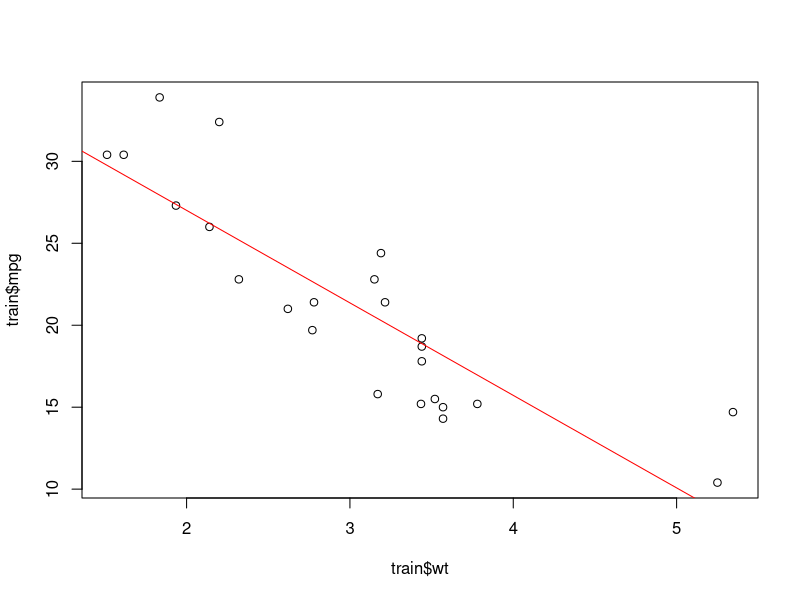

Reproduce this figure in R.
## ---- chunk 1
knitr::opts_chunk$set(echo = TRUE)
## ---- chunk 2
Y <- c (31,32,33,34,35,36,37,38, 39, 40, 41, 43)
X <- c (46, 45, 49, 58, 44, 63, 47, 61, 53, 53, 42, 68)
## ---- chunk 3
Y <- c (43, 26, 39, 37, 33, 54, 27, 38, 36, 55, 44)
X1 <- c (66, 45, 47, 48, 57, 43, 65, 76, 61, 42, 67)
X2 <- c (8, 9, 32, 54, 22, 15, 15, 17, 6, 9, 11)
## ---- chunk 4
head(mtcars)
## ---- chunk 5
set.seed(123)
idx <- sample(nrow(mtcars),nrow(mtcars)*0.75)
train <- mtcars[idx,]
test <- mtcars[-idx,]
## ---- chunk 6
head(train,3)
head(test,3)
## ---- chunk 7
model_simple <- lm(formula = mpg~wt, data = train)
## ---- chunk 8
plot(train$wt, train$mpg)
abline(model_simple, col = "red")
## ---- chunk 9
summary(model_simple)
## ---- chunk 10
pred <- predict(model_simple, test)
## ---- chunk 11
library(dplyr)
## ---- chunk 12
cbind(test, pred) %>%
  select(wt, mpg, pred)
